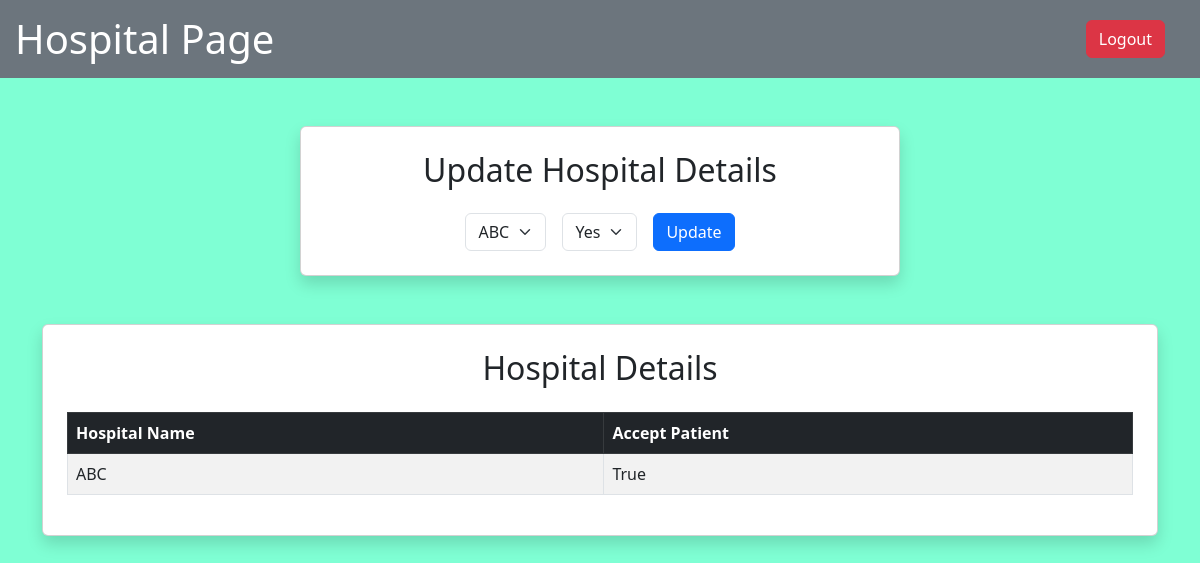
/hospital/, run on an earlier commit of the app's database.
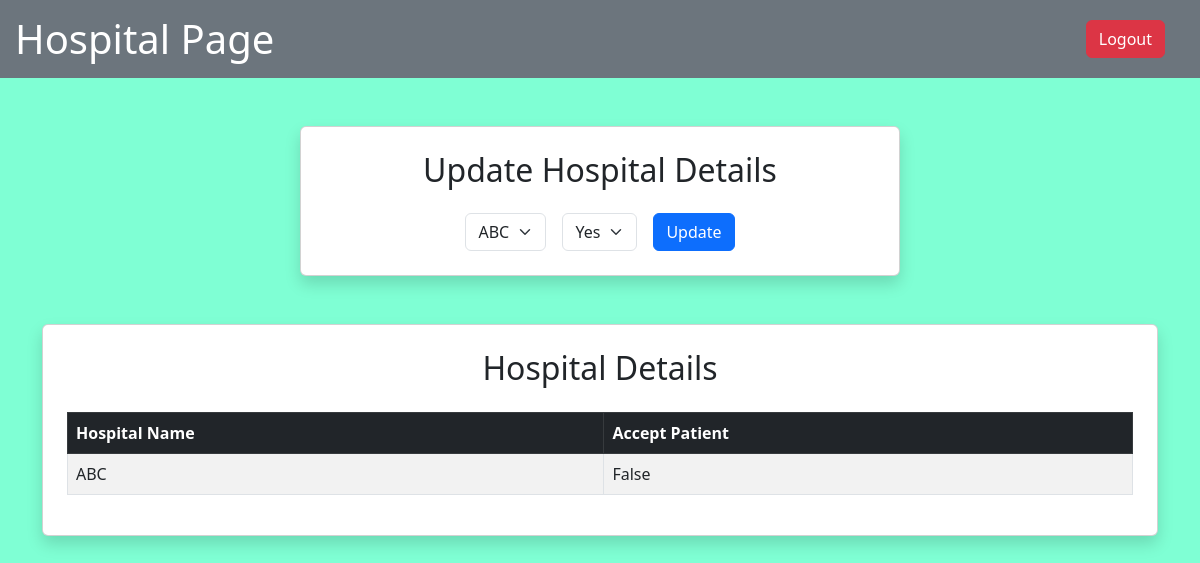
And on a later commit of the database.
### main_app/models.py (models this page shows, shortened)
class Hospital(models.Model):
    h_discord_name = models.CharField(max_length=100)
    hospital_name = models.CharField(max_length=100)
    accept_patient = models.BooleanField(default=True)
    location = models.CharField(max_length=100)

### main_app/views.py (the view, shortened to what this page needs)
# urls.py: path('hospital/', views.hospital_view, name='hospital'),
def hospital_view(request):
    hospitals = Hospital.objects.all()
    return render(request, 'hospital.html', {'hospital_name_hp': hospitals})

### templates/hospital.html (shortened to what this page needs)
<!DOCTYPE html>
<html lang="en">
  <head>
    <link
      href="https://cdn.jsdelivr.net/npm/bootstrap@5.3.0/dist/css/bootstrap.min.css"
      rel="stylesheet"
    />
  </head>
  <body>
    <header>
      <h1 class="m-0">Hospital Page</h1>
      <a href="http://127.0.0.1:8000/" class="btn btn-danger logout-btn"
        >Logout</a
      >
    </header>
    <div class="container py-5">
      <div class="form-container card shadow p-4 mb-5">
        <h2 class="text-center mb-4">Update Hospital Details</h2>
        <form
          action="/hospital/"
          method="POST"
          class="d-flex flex-wrap gap-3 justify-content-center"
        >
          <select name="hospital_name_hp" class="form-select w-auto" required>
            {% for i in hospital_name_hp %}
            <option value="{{i.h_discord_name}}">{{i.h_discord_name}}</option>
            {% endfor %}
          </select>
          <select name="accept_patient" class="form-select w-auto" required>
            <option value="1">Yes</option>
          </select>
          <button type="submit" class="btn btn-primary">Update</button>
        </form>
      </div>
      <div class="card shadow p-4">
        <h2 class="text-center mb-4">Hospital Details</h2>
        <table class="table table-bordered table-striped">
          <thead class="table-dark">
            <tr>
              <th>Hospital Name</th>
              <th>Accept Patient</th>
            </tr>
          </thead>
          <tbody>
            {% for i in hospital_name_hp %}
            <tr>
              <td>{{i.h_discord_name}}</td>
              <td>{{i.accept_patient}}</td>
            </tr>
            {% endfor %}
          </tbody>
        </table>
      </div>
    </div>
  </body>
</html>

What changed in the data, as far as the page shows it:
changed Hospital "ABC": accept_patient "True" → "False"
